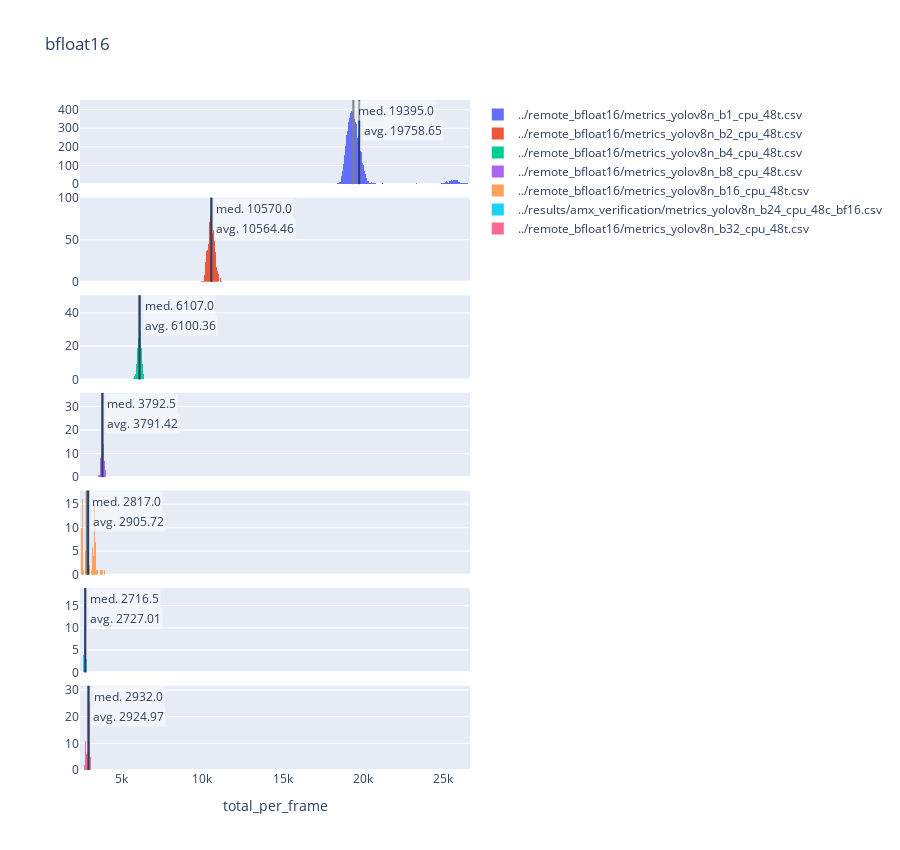

The notebook cell saved with this chart:
### Code cell
files = [
    '../remote_bfloat16/metrics_yolov8n_b1_cpu_48t.csv',
    '../remote_bfloat16/metrics_yolov8n_b2_cpu_48t.csv',
    '../remote_bfloat16/metrics_yolov8n_b4_cpu_48t.csv',
    '../remote_bfloat16/metrics_yolov8n_b8_cpu_48t.csv',
    '../remote_bfloat16/metrics_yolov8n_b16_cpu_48t.csv',
    '../results/amx_verification/metrics_yolov8n_b24_cpu_48c_bf16.csv',
    '../remote_bfloat16/metrics_yolov8n_b32_cpu_48t.csv',
]

create_histograms([read_metrics(f) for f in files], files, 'bfloat16', 'total_per_frame').show()

### Figure 1 — Plotly figure (JSON) as saved in the notebook; plotly's stock layout.template omitted (floating-point values rounded to 4 significant figures; data arrays with more than 128 entries replaced by an {"elided": "..."} marker saying what was removed)
{"data": [{"name": "../remote_bfloat16/metrics_yolov8n_b1_cpu_48t.csv", "nbinsx": 200, "type": "histogram", "x": {"elided": "7920 int values"}, "xaxis": "x", "yaxis": "y"}, {"name": "../remote_bfloat16/metrics_yolov8n_b2_cpu_48t.csv", "nbinsx": 200, "type": "histogram", "x": {"elided": "3960 int values"}, "xaxis": "x2", "yaxis": "y2"}, {"name": "../remote_bfloat16/metrics_yolov8n_b4_cpu_48t.csv", "nbinsx": 200, "type": "histogram", "x": {"elided": "1980 int values"}, "xaxis": "x3", "yaxis": "y3"}, {"name": "../remote_bfloat16/metrics_yolov8n_b8_cpu_48t.csv", "nbinsx": 200, "type": "histogram", "x": {"elided": "990 int values"}, "xaxis": "x4", "yaxis": "y4"}, {"name": "../remote_bfloat16/metrics_yolov8n_b16_cpu_48t.csv", "nbinsx": 200, "type": "histogram", "x": {"elided": "495 int values"}, "xaxis": "x5", "yaxis": "y5"}, {"name": "../results/amx_verification/metrics_yolov8n_b24_cpu_48c_bf16.csv", "nbinsx": 200, "type": "histogram", "x": {"elided": "330 int values"}, "xaxis": "x6", "yaxis": "y6"}, {"name": "../remote_bfloat16/metrics_yolov8n_b32_cpu_48t.csv", "nbinsx": 200, "type": "histogram", "x": {"elided": "247 int values"}, "xaxis": "x7", "yaxis": "y7"}], "layout": {"annotations": [{"bgcolor": "rgba(255,255,255,0.5)", "showarrow": false, "text": "med. 19395.0", "x": 19395, "xanchor": "left", "xref": "x", "xshift": 3, "y": 1, "yanchor": "top", "yref": "y domain"}, {"bgcolor": "rgba(255,255,255,0.5)", "showarrow": false, "text": "avg. 19758.65", "x": 19760.0, "xanchor": "left", "xref": "x", "xshift": 3, "y": 1, "yanchor": "top", "yref": "y domain", "yshift": -20}, {"bgcolor": "rgba(255,255,255,0.5)", "showarrow": false, "text": "med. 10570.0", "x": 10570, "xanchor": "left", "xref": "x2", "xshift": 3, "y": 1, "yanchor": "top", "yref": "y2 domain"}, {"bgcolor": "rgba(255,255,255,0.5)", "showarrow": false, "text": "avg. 10564.46", "x": 10560.0, "xanchor": "left", "xref": "x2", "xshift": 3, "y": 1, "yanchor": "top", "yref": "y2 domain", "yshift": -20}, {"bgcolor": "rgba(255,255,255,0.5)", "showarrow": false, "text": "med. 6107.0", "x": 6107, "xanchor": "left", "xref": "x3", "xshift": 3, "y": 1, "yanchor": "top", "yref": "y3 domain"}, {"bgcolor": "rgba(255,255,255,0.5)", "showarrow": false, "text": "avg. 6100.36", "x": 6100.0, "xanchor": "left", "xref": "x3", "xshift": 3, "y": 1, "yanchor": "top", "yref": "y3 domain", "yshift": -20}, {"bgcolor": "rgba(255,255,255,0.5)", "showarrow": false, "text": "med. 3792.5", "x": 3792.0, "xanchor": "left", "xref": "x4", "xshift": 3, "y": 1, "yanchor": "top", "yref": "y4 domain"}, {"bgcolor": "rgba(255,255,255,0.5)", "showarrow": false, "text": "avg. 3791.42", "x": 3791.0, "xanchor": "left", "xref": "x4", "xshift": 3, "y": 1, "yanchor": "top", "yref": "y4 domain", "yshift": -20}, {"bgcolor": "rgba(255,255,255,0.5)", "showarrow": false, "text": "med. 2817.0", "x": 2817, "xanchor": "left", "xref": "x5", "xshift": 3, "y": 1, "yanchor": "top", "yref": "y5 domain"}, {"bgcolor": "rgba(255,255,255,0.5)", "showarrow": false, "text": "avg. 2905.72", "x": 2906.0, "xanchor": "left", "xref": "x5", "xshift": 3, "y": 1, "yanchor": "top", "yref": "y5 domain", "yshift": -20}, {"bgcolor": "rgba(255,255,255,0.5)", "showarrow": false, "text": "med. 2716.5", "x": 2716.0, "xanchor": "left", "xref": "x6", "xshift": 3, "y": 1, "yanchor": "top", "yref": "y6 domain"}, {"bgcolor": "rgba(255,255,255,0.5)", "showarrow": false, "text": "avg. 2727.01", "x": 2727.0, "xanchor": "left", "xref": "x6", "xshift": 3, "y": 1, "yanchor": "top", "yref": "y6 domain", "yshift": -20}, {"bgcolor": "rgba(255,255,255,0.5)", "showarrow": false, "text": "med. 2932.0", "x": 2932, "xanchor": "left", "xref": "x7", "xshift": 3, "y": 1, "yanchor": "top", "yref": "y7 domain"}, {"bgcolor": "rgba(255,255,255,0.5)", "showarrow": false, "text": "avg. 2924.97", "x": 2925.0, "xanchor": "left", "xref": "x7", "xshift": 3, "y": 1, "yanchor": "top", "yref": "y7 domain", "yshift": -20}], "height": 850, "shapes": [{"line": {"color": "grey"}, "type": "line", "x0": 19395, "x1": 19395, "xref": "x", "y0": 0, "y1": 1, "yref": "y domain"}, {"type": "line", "x0": 19760.0, "x1": 19760.0, "xref": "x", "y0": 0, "y1": 1, "yref": "y domain"}, {"line": {"color": "grey"}, "type": "line", "x0": 10570, "x1": 10570, "xref": "x2", "y0": 0, "y1": 1, "yref": "y2 domain"}, {"type": "line", "x0": 10560.0, "x1": 10560.0, "xref": "x2", "y0": 0, "y1": 1, "yref": "y2 domain"}, {"line": {"color": "grey"}, "type": "line", "x0": 6107, "x1": 6107, "xref": "x3", "y0": 0, "y1": 1, "yref": "y3 domain"}, {"type": "line", "x0": 6100.0, "x1": 6100.0, "xref": "x3", "y0": 0, "y1": 1, "yref": "y3 domain"}, {"line": {"color": "grey"}, "type": "line", "x0": 3792.0, "x1": 3792.0, "xref": "x4", "y0": 0, "y1": 1, "yref": "y4 domain"}, {"type": "line", "x0": 3791.0, "x1": 3791.0, "xref": "x4", "y0": 0, "y1": 1, "yref": "y4 domain"}, {"line": {"color": "grey"}, "type": "line", "x0": 2817, "x1": 2817, "xref": "x5", "y0": 0, "y1": 1, "yref": "y5 domain"}, {"type": "line", "x0": 2906.0, "x1": 2906.0, "xref": "x5", "y0": 0, "y1": 1, "yref": "y5 domain"}, {"line": {"color": "grey"}, "type": "line", "x0": 2716.0, "x1": 2716.0, "xref": "x6", "y0": 0, "y1": 1, "yref": "y6 domain"}, {"type": "line", "x0": 2727.0, "x1": 2727.0, "xref": "x6", "y0": 0, "y1": 1, "yref": "y6 domain"}, {"line": {"color": "grey"}, "type": "line", "x0": 2932, "x1": 2932, "xref": "x7", "y0": 0, "y1": 1, "yref": "y7 domain"}, {"type": "line", "x0": 2925.0, "x1": 2925.0, "xref": "x7", "y0": 0, "y1": 1, "yref": "y7 domain"}], "title": {"text": "bfloat16"}, "xaxis": {"anchor": "y", "domain": [0, 1], "matches": "x7", "showticklabels": false}, "xaxis2": {"anchor": "y2", "domain": [0, 1], "matches": "x7", "showticklabels": false}, "xaxis3": {"anchor": "y3", "domain": [0, 1], "matches": "x7", "showticklabels": false}, "xaxis4": {"anchor": "y4", "domain": [0, 1], "matches": "x7", "showticklabels": false}, "xaxis5": {"anchor": "y5", "domain": [0, 1], "matches": "x7", "showticklabels": false}, "xaxis6": {"anchor": "y6", "domain": [0, 1], "matches": "x7", "showticklabels": false}, "xaxis7": {"anchor": "y7", "domain": [0, 1], "title": {"text": "total_per_frame"}}, "yaxis": {"anchor": "x", "domain": [0.8743, 1]}, "yaxis2": {"anchor": "x2", "domain": [0.7286, 0.8543]}, "yaxis3": {"anchor": "x3", "domain": [0.5829, 0.7086]}, "yaxis4": {"anchor": "x4", "domain": [0.4371, 0.5629]}, "yaxis5": {"anchor": "x5", "domain": [0.2914, 0.4171]}, "yaxis6": {"anchor": "x6", "domain": [0.1457, 0.2714]}, "yaxis7": {"anchor": "x7", "domain": [0, 0.1257]}}}
